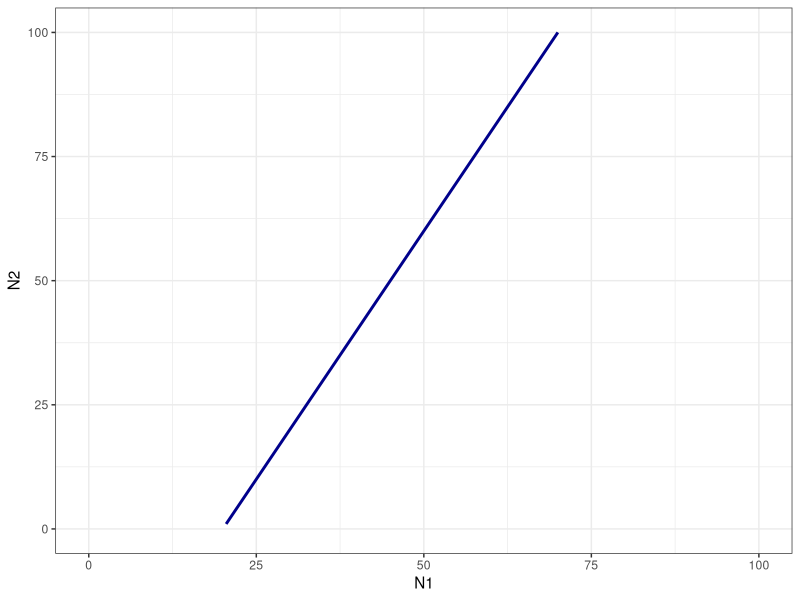
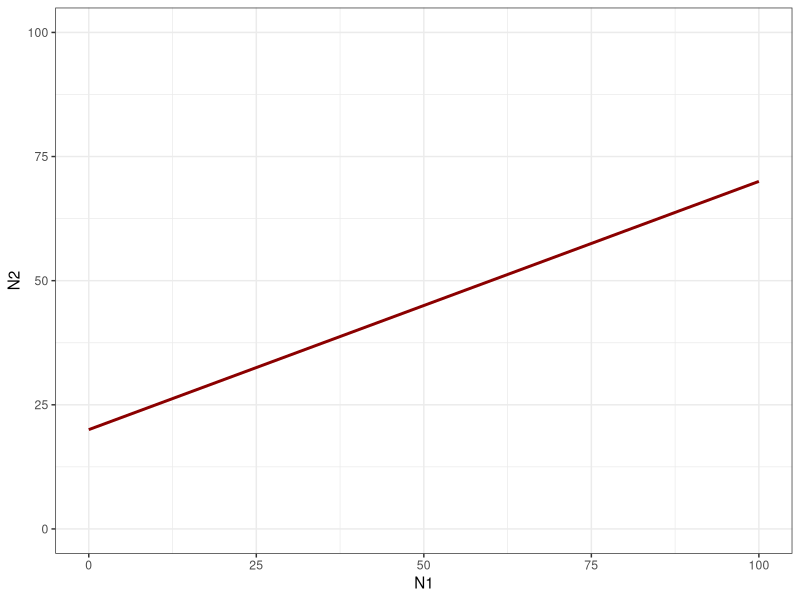
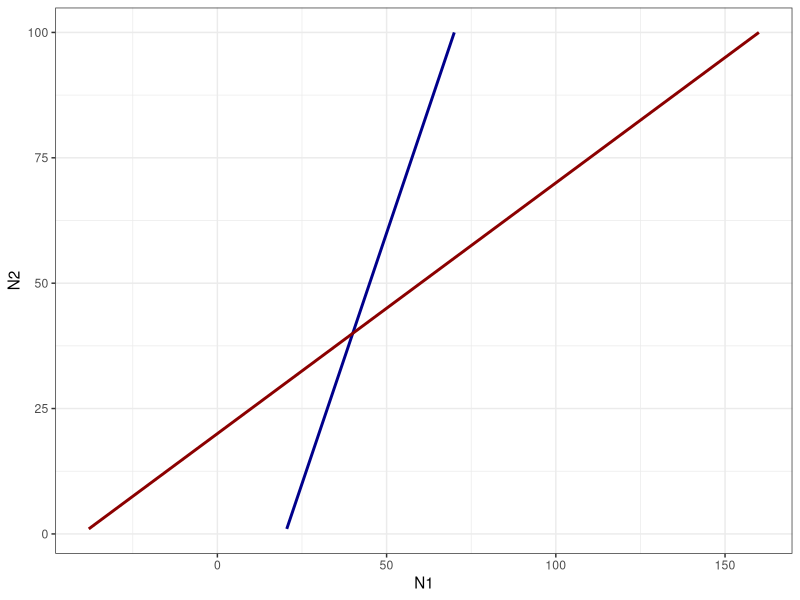
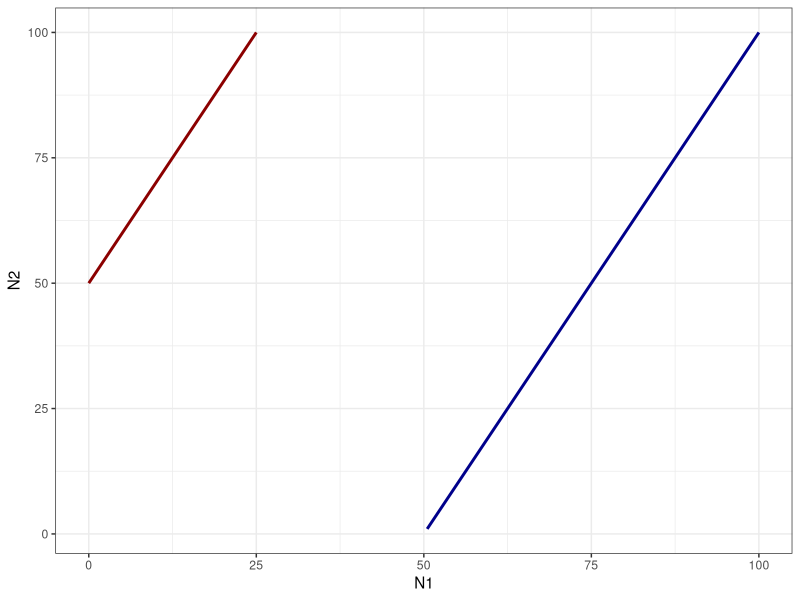
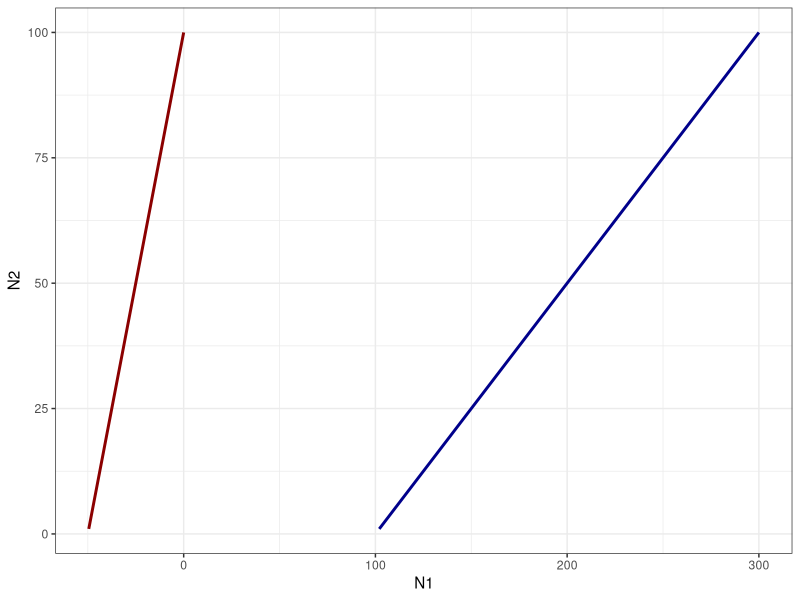
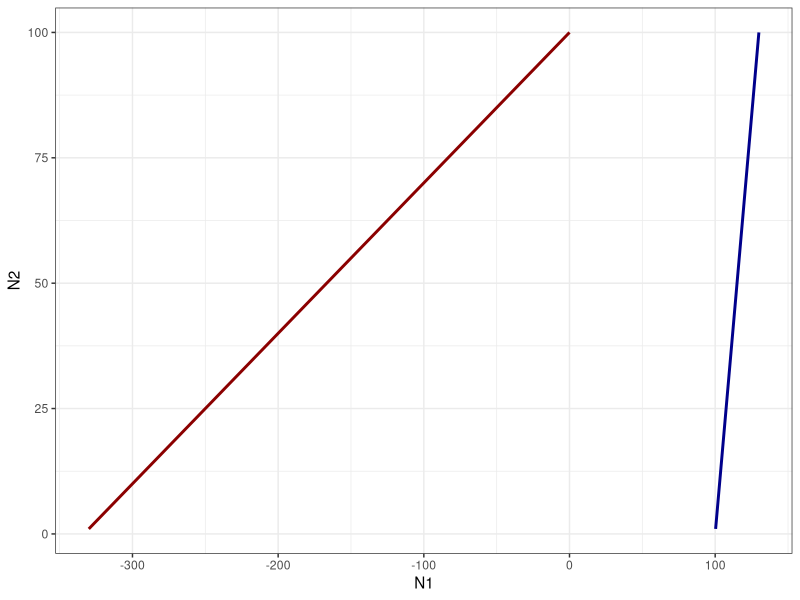

Write R code to recreate these figures, in order.

#LV mutualism

sp1_zngi <- function(k1,a12,N2){
  N1 <- k1 + (a12*N2)
  return(N1)
}

sp2_zngi <- function(k2,a21,N2){
  N1 <- (N2-k2)/a21
  return(N1)
}

library(ggplot2)
library(tidyverse)

data.frame(N2 = 1:100)%>%
  mutate(N1 = sp1_zngi(k1 = 20,a12 = .5,N2 = N2)) %>%
  ggplot(mapping = aes(x=N1,y=N2))+
  geom_line(color="darkblue",linewidth=1)+
  # geom_line(data = data.frame(N2 = 1:100)%>%
  #             mutate(N1 = sp2_zngi(k2 = 20,a21 = .5,N2 = N2)),
  #           mapping = aes(x=N1,y=N2),
  #           color="darkred",
  #           linewidth = 1)+
  xlim(c(0,100))+
  ylim(c(0,100))+
  theme_bw()

data.frame(N2 = 1:100)%>%
  mutate(N1 = sp1_zngi(k1 = 20,a12 = .5,N2 = N2)) %>%
  ggplot(mapping = aes(x=N1,y=N2))+
  #geom_line(color="darkblue",linewidth=1)+
  geom_line(data = data.frame(N2 = 1:100)%>%
              mutate(N1 = sp2_zngi(k2 = 20,a21 = .5,N2 = N2)),
            mapping = aes(x=N1,y=N2),
            color="darkred",
            linewidth = 1)+
  xlim(c(0,100))+
  ylim(c(0,100))+
  theme_bw()

#stable

data.frame(N2 = 1:100)%>%
  mutate(N1 = sp1_zngi(k1 = 20,a12 = .5,N2 = N2)) %>%
  ggplot(mapping = aes(x=N1,y=N2))+
  geom_line(color="darkblue",linewidth=1)+
  geom_line(data = data.frame(N2 = 1:100)%>%
              mutate(N1 = sp2_zngi(k2 = 20,a21 = .5,N2 = N2)),
            mapping = aes(x=N1,y=N2),
            color="darkred",
            linewidth = 1)+
  #xlim(c(0,40))+
  #ylim(c(0,40))+
  theme_bw()


#sp1 wins
data.frame(N2 = 1:100)%>%
  mutate(N1 = sp1_zngi(k1 = 50,a12 = .5,N2 = N2)) %>%
  ggplot(mapping = aes(x=N1,y=N2))+
  geom_line(color="darkblue",linewidth=1)+
  geom_line(data = data.frame(N2 = 1:100)%>%
              mutate(N1 = sp2_zngi(k2 = 50,a21 = 2,N2 = N2)),
            mapping = aes(x=N1,y=N2),
            color="darkred",
            linewidth = 1)+
  xlim(c(0,100))+
  theme_bw()


#unstable
data.frame(N2 = 1:100)%>%
  mutate(N1 = sp1_zngi(k1 = 100,a12 = 2,N2 = N2)) %>%
  ggplot(mapping = aes(x=N1,y=N2))+
  geom_line(color="darkblue",linewidth=1)+
  geom_line(data = data.frame(N2 = 1:100)%>%
              mutate(N1 = sp2_zngi(k2 = 100,a21 = 2,N2 = N2)),
            mapping = aes(x=N1,y=N2),
            color="darkred",
            linewidth = 1)+
  #xlim(c(0,100))+
  theme_bw()


data.frame(N2 = 1:100)%>%
  mutate(N1 = sp1_zngi(k1 = 100,a12 = .3,N2 = N2)) %>%
  ggplot(mapping = aes(x=N1,y=N2))+
  geom_line(color="darkblue",linewidth=1)+
  geom_line(data = data.frame(N2 = 1:100)%>%
              mutate(N1 = sp2_zngi(k2 = 100,a21 = .3,N2 = N2)),
            mapping = aes(x=N1,y=N2),
            color="darkred",
            linewidth = 1)+
  #xlim(c(0,100))+
  theme_bw()
